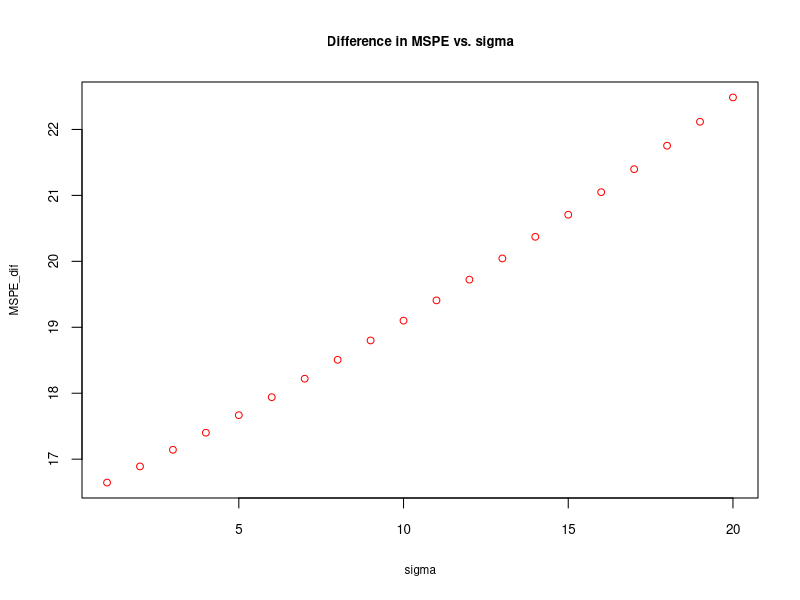

The R script that drew this image: (Note: a time limit stopped this script after it produced the figure.)
## ---- chunk 1
# Function for X - fixed at repeated samples
# Argument l is used for correlation and with 0.01
# Correlation between x_1 and x_2 is 0.7494
xfunc <- function(n, l){
  set.seed(123)
  x_1 <- rnorm(n, 0, 25) 
  x_2 <- l*x_1+rnorm(n, 0, 0.2)
  X <- data.frame("x_1" = x_1, "x_2" = x_2)
  return(X)
}

# Note that we can model dependencies with copulas in R
# More specifically by using mvrnorn() function.  However, here
# We want one variable with a higher variance. which is easier to do manaully
# More: https://datascienceplus.com/modelling-dependence-with-copulas/ 

# Function for test set - with different X's but same dist.
unseen <- function(n, sigma, l){
  set.seed(1)
  x_11 <- rnorm(n, 0, 25) 
  x_22 <- l*x_11+rnorm(n, 0, 0.2)
  f <- 0 + 2*x_11 + 2*x_22   
  y_u <- f + rnorm(n, 0, sigma) 
  un <- data.frame("y" = y_u, "x_1" = x_11, "x_2" = x_22)
  return(un)
}

# Function for simulation (M - number of samples)
sim <- function(M, n, sigma, l){
  
  X <- xfunc(n, l) # Repeated X's in each sample
  un <- unseen(n, sigma, l) # Out-of sample (y, x_1, x_2)

  # containers
  MSPE_ols <- rep(0, M)
  MSPE_b <- rep(0, M)
  coeff <- matrix(0, M, 3)
  coeff_b <- matrix(0, M, 2)
  yhat <- matrix(0, M, n)
  yhat_b <- matrix(0, M, n)
  
  # loop for samples
  for (i in 1:M) {
    f <- 0 + 2*X$x_1 + 2*X$x_2   # DGM
    y <- f + rnorm(n, 0, sigma)
    samp <- data.frame("y" = y, X)
    ols <- lm(y~., samp) # Unbaised OLS
    ols_b <- lm(y~x_1, samp) #Biased OLS
    coeff[i,] <- ols$coefficients
    coeff_b[i,] <- ols_b$coefficients
    yhat[i,] <- predict(ols, un)
    yhat_b[i,] <- predict(ols_b, un)
    MSPE_ols[i] <- mean((un$y-yhat[i])^2)
    MSPE_b[i] <- mean((un$y-yhat_b[i])^2)
  }
  d = mean(MSPE_ols)-mean(MSPE_b)
  output <- list(d, MSPE_b, MSPE_ols, coeff, coeff_b, yhat, yhat_b)
  return(output)
}

# Sensitivity of (MSPE_biased)-(MSPE_ols)
# different sigma for the irreducible error
sigma <- seq(1, 20, 1)
MSPE_dif <- rep(0, length(sigma))
for (i in 1: length(sigma)) {
  MSPE_dif[i] <- sim(1000, 100, sigma[i], 0.01)[[1]]
}

plot(sigma, MSPE_dif, col="red", main = "Difference in MSPE vs. sigma",
     cex = 0.9, cex.main= 0.8, cex.lab = 0.7, cex.axis = 0.8)
## ---- chunk 2
# Function for X for correlation
X <- xfunc(100, 0.001)
cor(X)
X <- xfunc(100, 0.0011)
cor(X)
# We use this in our simulation
X <- xfunc(100, 0.01)
cor(X)
## ---- chunk 3
# Sensitivity of (MSPE_biased)-(MSPE_ols)
# different levels of correlation when sigma^2=7
l <- seq(0.001, 0.011, 0.0001)
MSPE_dif <- rep(0, length(l))
for (i in 1: length(l)) {
  MSPE_dif[i] <- sim(1000, 100, 7, l[i])[[1]]
}

plot(l, MSPE_dif, col="red", main= "Difference in MSPE vs Correlation b/w X's",
     cex=0.9, cex.main= 0.8, cex.lab = 0.7, cex.axis = 0.8)
